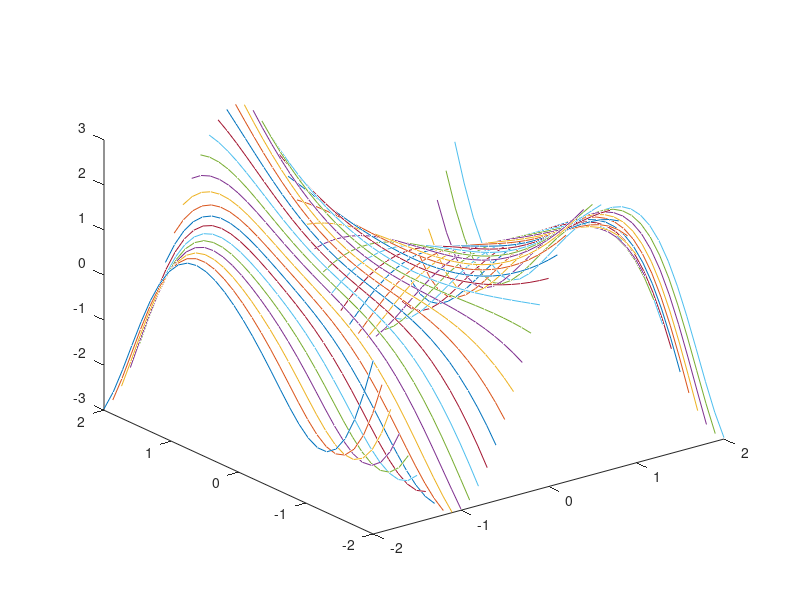

This chart was generated by the following MATLAB code: (Note: this script raises an error after producing the figure.)
%Något fel någonstans i uppgiften
%% Question 1
% https://i.imgur.com/7EMc8rc.png
x=[-2,2,7];
y=[-9,-3,4,7];
[X, Y]=meshgrid(x,y)


%% Question 2
% https://i.imgur.com/QM9ai4v.png
% https://i.imgur.com/oljiFnk.png
f=@(x,y)(-x.^(2).*exp(-2.*(x.^4+y.^4)))
x=linspace(-2,2,30); y=linspace(-2,2,30);
[X,Y]=meshgrid(x,y);
Z=f(X,Y);
surf(X,Y,Z)

%% Question 3 (1) Emils (En mängd kurvor som ligger på den önskade funktionsytan ritas.)
% https://i.imgur.com/685rnVI.png
% https://i.imgur.com/Zc811ws.png
f = @(x,y)( (0.5*y.^2 + 1).*cos(1 + x.*y) );
x = -2:0.1:2;
y = linspace(-2,2,30);
X = repmat(x, length(y), 1);
Y = repmat(y', 1, length(x));
Z = f(X, Y);
plot3(X,Y,Z);

%% Question 3 (2) Emilias (Skriptet är ej körbart.)
f = @(x,y)( (0.5*y^2 + 1)*cos(1 + x*y) );
x = -2:0.1:2;
y = linspace(-2,2,30);
[X, Y] = meshgrid(x, y);
Z = f(X, Y);
plot3(X,Y,Z);

%% Question 3 (3) Linus (Skriptet är ej körbart.)
f = @(x,y)( (0.5*y^2 + 1)*cos(1 + x*y) );
x = linspace(-2,2,30);
y = -2:0.1:2;
X = zeros(length(y), length(x)) + x;
Y = zeros(length(y), length(x)) + y';
Z = f(X, Y);
surf(x,y,Z);

%% Question 3 (4) Linnéas (En mängd kurvor som alla ligger på en annan yta ritas.)
f = @(x,y)( (0.5*y.^2 + 1).*cos(1 + x.*y) );
x = linspace(-2,2,30);
y = -2:0.1:2;
Z = zeros(length(y), length(x));
for i=1:length(y)
 for j=1:length(x)
  Z(i,j)=f(x(j), y(i));
 end
end
plot3(X,Y,Z);

%% Question 3 (Hur funktionsytan faktiskt ska se ut!)
f = @(x,y)( (0.5*y.^2 + 1).*cos(1 + x.*y) );
x = linspace(-2,2,30);
y = -2:0.1:2;
[X,Y]=meshgrid(x,y);
Z = f(X, Y);
surf(X,Y,Z);